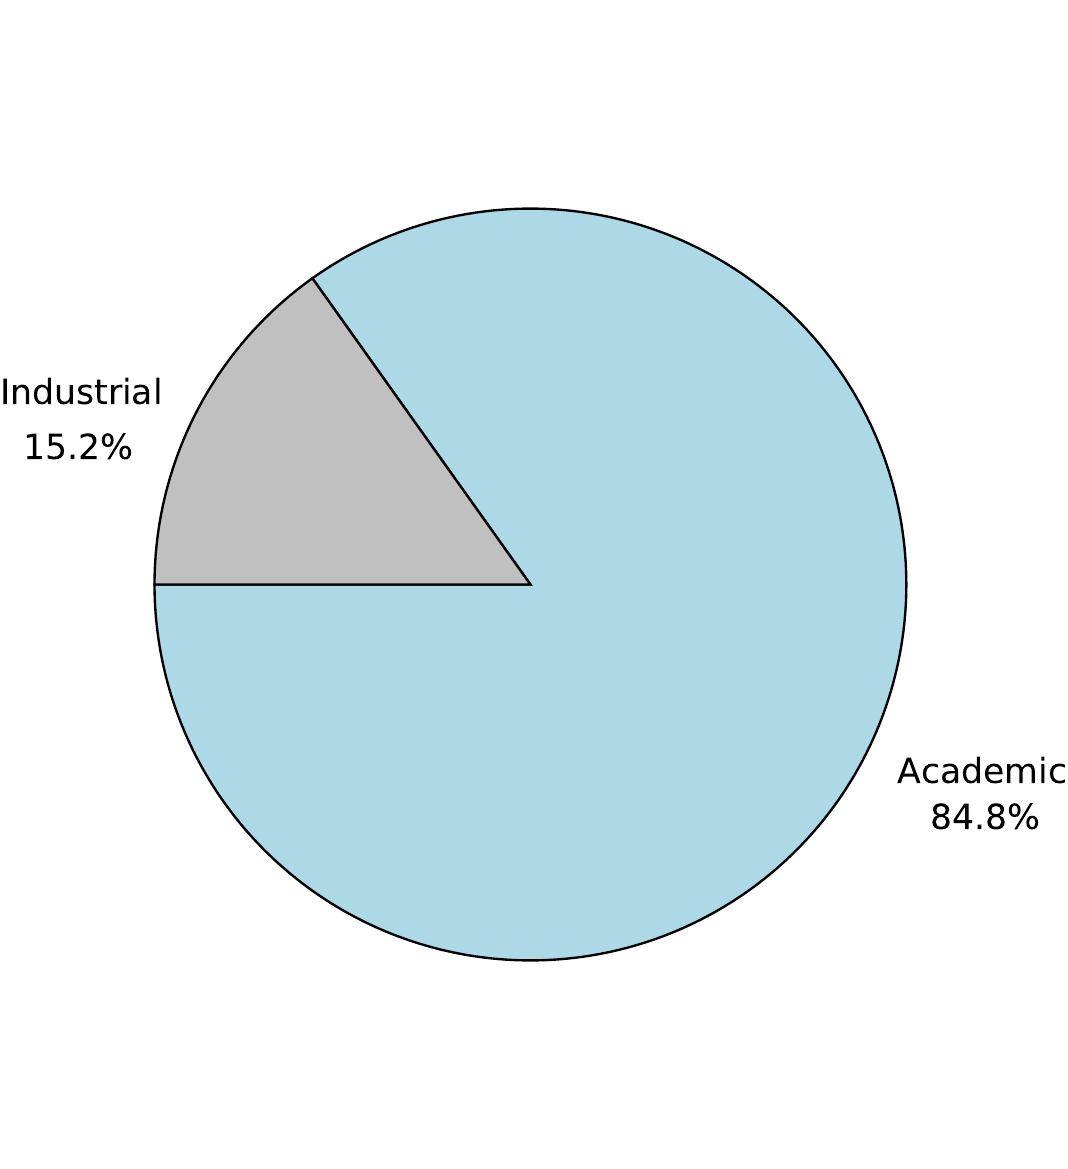

Write the Python code that produced this figure.
import matplotlib.pyplot as plt
import pandas as pd

# Chargement des données
data = pd.read_csv('CORPUS-Final.csv')

# Récupération de la colonne "Orientation"
target = data["Orientation"]

# Comptage des catégories
Nboffline = sum("INDUS" in str(t).upper() for t in target)
Nbonline = sum("ACA" in str(t).upper() for t in target)

# Calcul des pourcentages
TotalPub = Nboffline + Nbonline
rateoffline = Nboffline / TotalPub * 100
rateonline = Nbonline / TotalPub * 100

# Préparer les données pour le graphique
ratioDist = [rateonline, rateoffline]
my_labels = ['Academic', 'Industrial']
my_colors = ['lightblue', 'silver']
my_explode = (0, 0)

# Création de la figure au format A4 portrait
fig = plt.figure(figsize=(8.27, 11.69))  # Format A4 en pouces
ax = fig.add_subplot(111)

# Création du graphique circulaire
wedges, texts, autotexts = ax.pie(
    ratioDist,
    labels=my_labels,
    textprops={'fontsize': 25},
    autopct='%1.1f%%',
    startangle=180,
    colors=my_colors,
    explode=my_explode,
    wedgeprops={"edgecolor": "black", 'linewidth': 1.7}
)

# Supprimer le titre et forcer un cercle parfait
ax.set_title('')
ax.axis('equal')

# Supprimer toutes les marges internes
fig.subplots_adjust(0, 0, 1, 1)
ax.set_position([0, 0, 1, 1])

# Sauvegarde du PDF sans AUCUNE marge
plt.savefig(
    "Distribution-over-Orientation.pdf",
    format="pdf",
    dpi=600,
    bbox_inches='tight',
    pad_inches=0
)

plt.close(fig)
